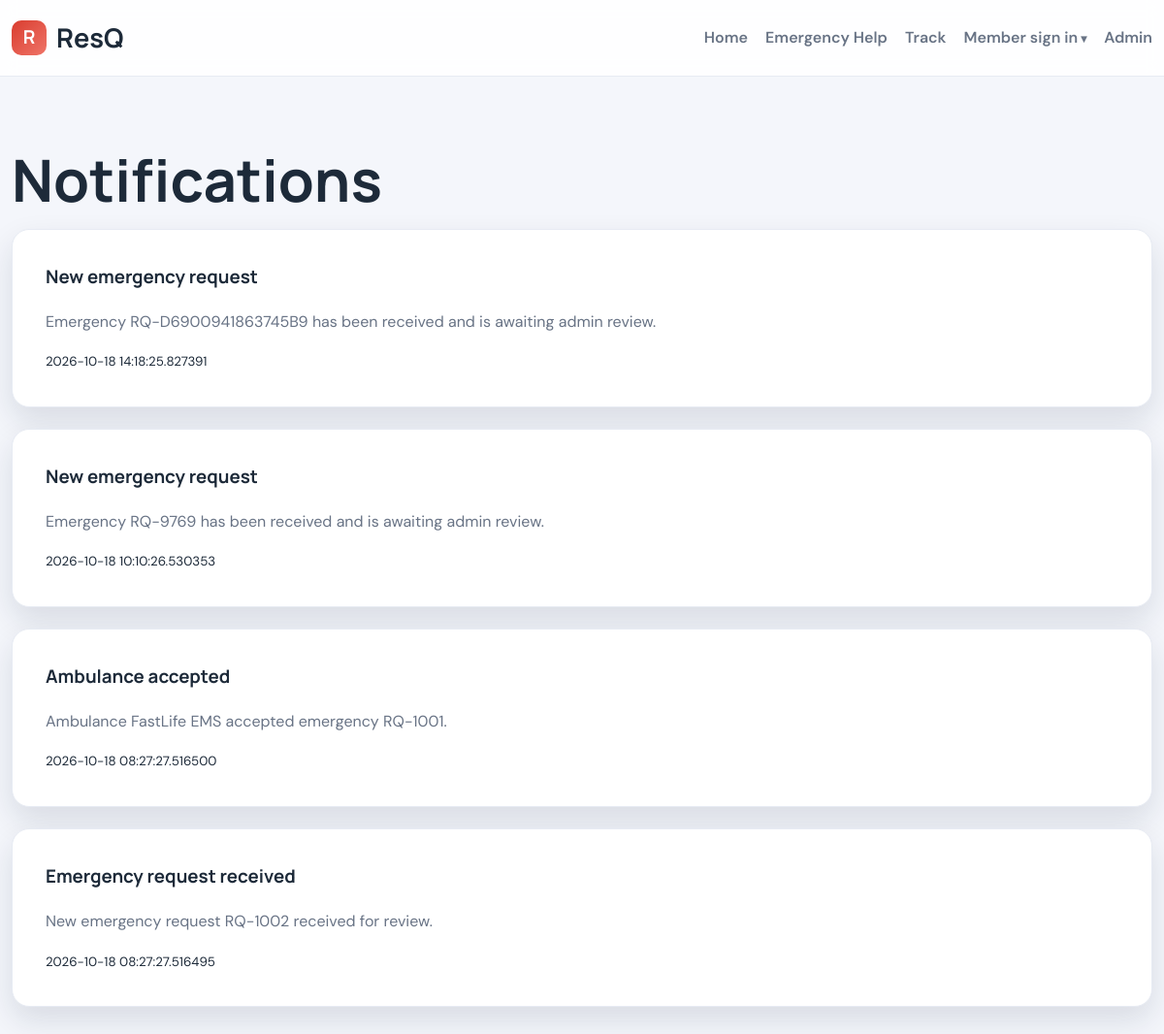
The page /notifications on the database its author committed.
### app.py (models this page shows)
class Notification(db.Model):
    id = db.Column(db.Integer, primary_key=True)
    category = db.Column(db.String(80), default="SYSTEM")
    title = db.Column(db.String(200), nullable=False)
    message = db.Column(db.Text, nullable=False)
    target_role = db.Column(db.String(50), default="ADMIN")
    target_id = db.Column(db.Integer, nullable=True)
    is_read = db.Column(db.Boolean, default=False)
    created_at = db.Column(db.DateTime, default=utcnow_naive)

### app.py (the view)
@app.route("/notifications")
def notifications():
    items = Notification.query.order_by(Notification.created_at.desc()).all()
    return render_template("notifications.html", notifications=items)

### templates/notifications.html (shortened to what this page needs)
{% extends 'base.html' %}
{% block content %}
<section class="section">
  <div class="container">
    <h1>Notifications</h1>
    {% for item in notifications %}
    <div class="panel">
      <h3>{{ item.title }}</h3>
      <p>{{ item.message }}</p>
      <small>{{ item.created_at }}</small>
    </div>
    {% endfor %}
  </div>
</section>
{% endblock %}

### static/css/style.css (style rules this page uses)
:root { --red: #d93d2f; --red-deep: #b52e23; --blue: #1d6ed8; --green: #1d9d65; --orange: #eb8b2d; --dark: #1d2a39; --bg: #f4f6fb; --card: #ffffff; --muted: #687385; --line: #e7ebf3; --shadow: 0 14px 32px rgba(18, 36, 61, 0.12); }
* { box-sizing: border-box; }
html { scroll-behavior: smooth; }
body { margin: 0; font-family: "DM Sans", "Segoe UI", sans-serif; background: var(--bg); color: var(--dark); line-height: 1.55; }
h1, h2, h3, h4, .brand { font-family: "Manrope", "DM Sans", "Segoe UI", sans-serif; }
.container { width: min(1180px, calc(100% - 24px)); margin: 0 auto; }
h1, h2, h3, h4, p { margin-top: 0; }
h1 { font-size: clamp(2.5rem, 5vw, 4.2rem); line-height: 1.08; margin-bottom: 18px; }
.section { padding: 74px 0; }
.muted, .panel p, .step-card p, .feature-card p { color: var(--muted); line-height: 1.6; }
.auth-card, .panel { background: var(--card); border: 1px solid var(--line); border-radius: 18px; box-shadow: var(--shadow); padding: clamp(20px, 4vw, 34px); margin-bottom: 22px; }

### rows shown on the page
Notification: title "New emergency request", message "Emergency RQ-D6900941863745B9 has been received and is awaiting admin review.", created_at "2026-10-18 14:18:25.827391"
Notification: title "New emergency request", message "Emergency RQ-9769 has been received and is awaiting admin review.", created_at "2026-10-18 10:10:26.530353"
Notification: title "Ambulance accepted", message "Ambulance FastLife EMS accepted emergency RQ-1001.", created_at "2026-10-18 08:27:27.516500"
Notification: title "Emergency request received", message "New emergency request RQ-1002 received for review.", created_at "2026-10-18 08:27:27.516495"
